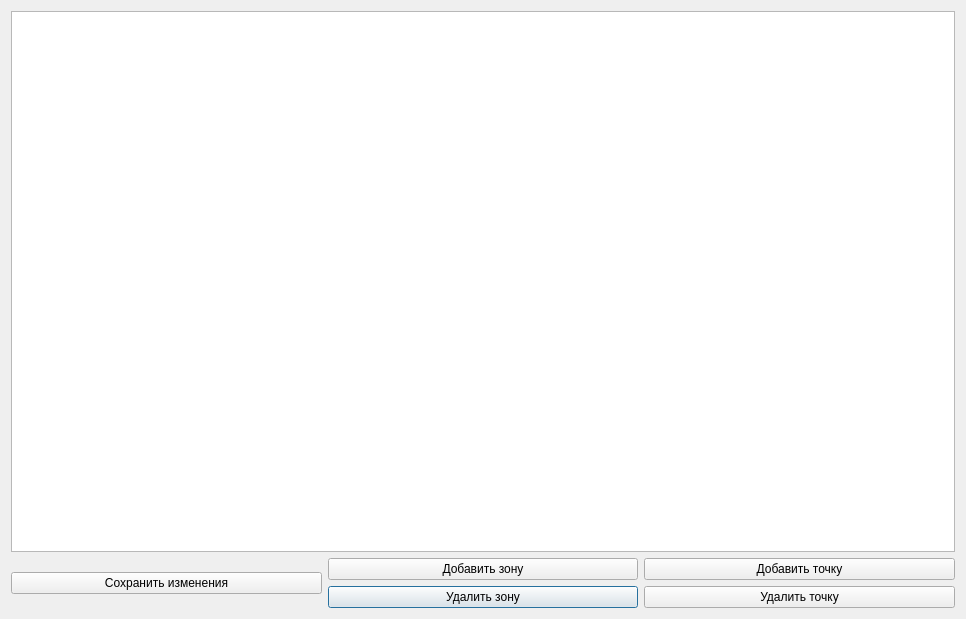
<?xml version="1.0" encoding="UTF-8"?>
<ui version="4.0">
 <class>Dialog</class>
 <widget class="QDialog" name="Dialog">
  <property name="geometry">
   <rect>
    <x>0</x>
    <y>0</y>
    <width>966</width>
    <height>619</height>
   </rect>
  </property>
  <property name="windowTitle">
   <string>Dialog</string>
  </property>
  <layout class="QGridLayout" name="gridLayout_3">
   <item row="0" column="0">
    <layout class="QGridLayout" name="gridLayout_2">
     <item row="0" column="0">
      <widget class="QGraphicsView" name="graphicsView"/>
     </item>
     <item row="1" column="0">
      <layout class="QGridLayout" name="gridLayout">
       <item row="1" column="1">
        <widget class="QPushButton" name="deleteZoneButton">
         <property name="text">
          <string>Удалить зону</string>
         </property>
        </widget>
       </item>
       <item row="0" column="0" rowspan="2">
        <widget class="QPushButton" name="saveZone">
         <property name="text">
          <string>Сохранить изменения</string>
         </property>
        </widget>
       </item>
       <item row="0" column="2">
        <widget class="QPushButton" name="addButton">
         <property name="text">
          <string>Добавить точку</string>
         </property>
        </widget>
       </item>
       <item row="0" column="1">
        <widget class="QPushButton" name="addZoneButton">
         <property name="text">
          <string>Добавить зону</string>
         </property>
        </widget>
       </item>
       <item row="1" column="2">
        <widget class="QPushButton" name="deleteButton">
         <property name="text">
          <string>Удалить точку</string>
         </property>
        </widget>
       </item>
      </layout>
     </item>
    </layout>
   </item>
  </layout>
 </widget>
 <resources/>
 <connections/>
</ui>
